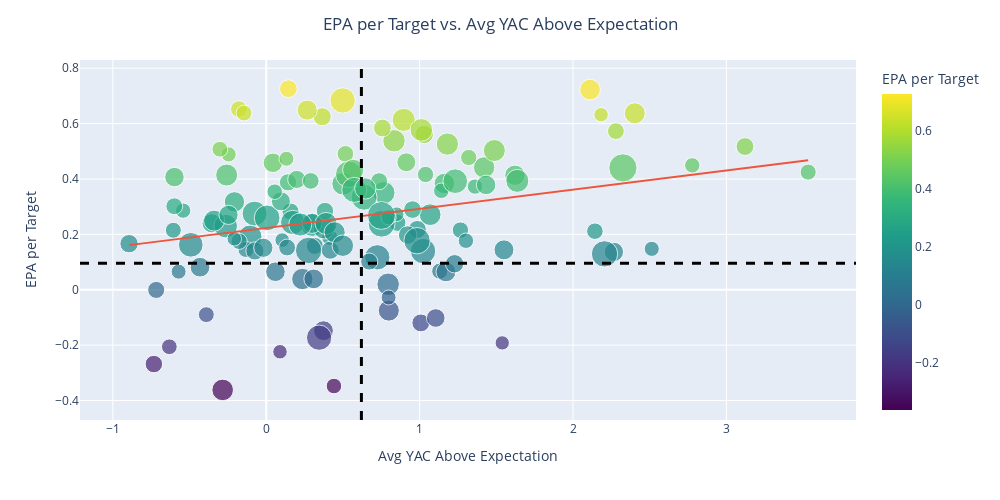

Notebook code for this chart:
### Code cell
#Create Scatter Plot of EPA Per Target vs YAC Above Expected

league_avg_above_xyac = ngs_2024_summary['avg_yac_above_expectation'].mean()

fig = px.scatter(epa_scatter_data, x='avg_yac_above_expectation', y='epa_per_target',
                 hover_name='player_display_name',
                 size='total_targets', 
                 color='epa_per_target',
                 color_continuous_scale='Viridis',
                 trendline="ols"
                 )

fig.update_layout(
    title=dict(text="EPA per Target vs. Avg YAC Above Expectation",x=0.5),
    xaxis_title="Avg YAC Above Expectation", 
    yaxis_title="EPA per Target",
    width = 1000,
    height = 500,
    coloraxis_colorbar=dict(
        title="EPA per Target"
    )
)

fig.add_hline(y=league_avg_epa,line_dash='dash',line_color='black',line_width=3)
fig.add_vline(x=league_avg_above_xyac,line_dash='dash',line_color='black',line_width=3)


fig.show()

### Figure 1 — Plotly figure (JSON) as saved in the notebook; plotly's stock layout.template omitted (floating-point values rounded to 4 significant figures; data arrays with more than 128 entries replaced by an {"elided": "..."} marker saying what was removed)
{"data": [{"hovertemplate": "<b>%{hovertext}</b><br><br>avg_yac_above_expectation=%{x}<br>epa_per_target=%{marker.color}<br>total_targets=%{marker.size}<extra></extra>", "hovertext": {"elided": "129 str values"}, "legendgroup": "", "marker": {"color": {"elided": "129 float values"}, "coloraxis": "coloraxis", "size": {"elided": "129 int values"}, "sizemode": "area", "sizeref": 0.4375, "symbol": "circle"}, "mode": "markers", "name": "", "orientation": "v", "showlegend": false, "type": "scatter", "x": {"elided": "129 float values"}, "xaxis": "x", "y": {"elided": "129 float values"}, "yaxis": "y"}, {"hovertemplate": "<b>OLS trendline</b><br>epa_per_target = 0.0692294 * avg_yac_above_expectation + 0.223024<br>R<sup>2</sup>=0.068019<br><br>avg_yac_above_expectation=%{x}<br>epa_per_target=%{y} <b>(trend)</b><extra></extra>", "legendgroup": "", "marker": {"symbol": "circle"}, "mode": "lines", "name": "", "showlegend": false, "type": "scatter", "x": {"elided": "129 float values"}, "xaxis": "x", "y": {"elided": "129 float values"}, "yaxis": "y"}], "layout": {"coloraxis": {"colorbar": {"title": {"text": "EPA per Target"}}, "colorscale": [[0, "#440154"], [0.1111, "#482878"], [0.2222, "#3e4989"], [0.3333, "#31688e"], [0.4444, "#26828e"], [0.5556, "#1f9e89"], [0.6667, "#35b779"], [0.7778, "#6ece58"], [0.8889, "#b5de2b"], [1, "#fde725"]]}, "height": 500, "legend": {"itemsizing": "constant", "tracegroupgap": 0}, "margin": {"t": 60}, "shapes": [{"line": {"color": "black", "dash": "dash", "width": 3}, "type": "line", "x0": 0, "x1": 1, "xref": "x domain", "y0": 0.09576, "y1": 0.09576, "yref": "y"}, {"line": {"color": "black", "dash": "dash", "width": 3}, "type": "line", "x0": 0.6202, "x1": 0.6202, "xref": "x", "y0": 0, "y1": 1, "yref": "y domain"}], "title": {"text": "EPA per Target vs. Avg YAC Above Expectation", "x": 0.5}, "width": 1000, "xaxis": {"anchor": "y", "domain": [0, 1], "title": {"text": "Avg YAC Above Expectation"}}, "yaxis": {"anchor": "x", "domain": [0, 1], "title": {"text": "EPA per Target"}}}}
